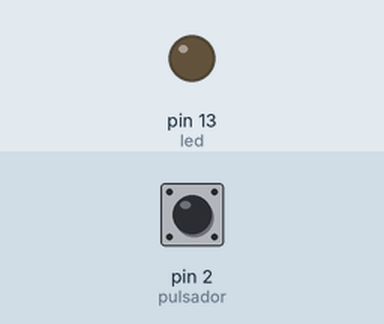
Bench run of a sketch on a simulated Arduino Uno, built with avr-gcc and run on an emulated ATmega328P. Parts: output pins drawn as LEDs (lit = HIGH). The inputs (shaded band) are chosen by the test bench; at power-on: pin 2 (pulsador) HIGH.

Above: at 1.2 s.
1.3 s: pin 2 (pulsador) pulled LOW for 0.15 s
At 1.37 s:
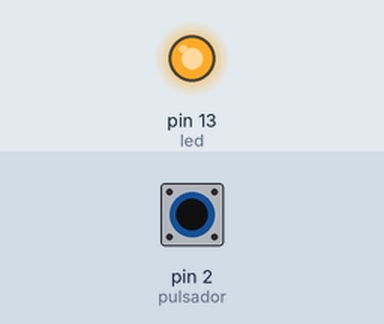
2.9 s: pin 2 (pulsador) pulled LOW for 3.2 s
At 6.7 s:
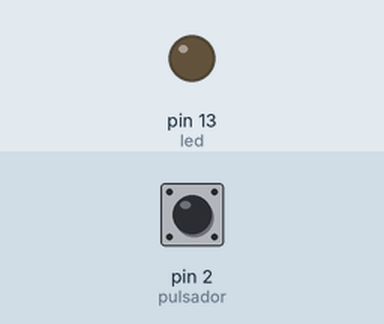
Timing chart, 0 to 8.2 s (numbered marks = the images above; inputs shaded):
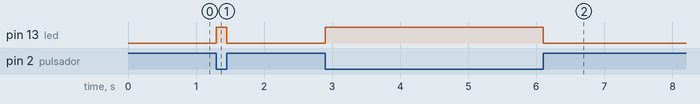

Measured:
- after the input at 1.3 s, pin 13 (led): LOW → HIGH at once, → LOW 0.15 s later
- after the input at 2.9 s, pin 13 (led): LOW → HIGH at once, → LOW 3.2 s later

The sketch:

ledPulsador.ino
```cpp
int pulsador = 2; // Puerto digital 2 - Pulsador
int led = 13; // Puerto digital 3 - Led
void setup()
{
 pinMode(pulsador,INPUT);
 pinMode(led,OUTPUT);
}

void loop()
{
  if (digitalRead(pulsador)==LOW) // Si el está presionado (Normal Cerrado)
  {
    digitalWrite(led,HIGH); // Led encendido
  }
  else
  {
    digitalWrite(led,LOW); // Caso contrario Led apagado
  }
}
```
